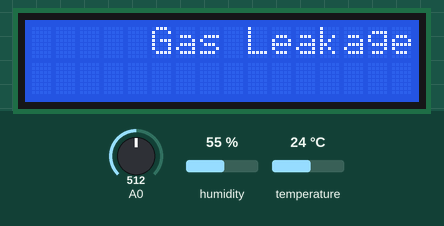
The sketch below on a simulated Arduino Uno, built with avr-gcc and run on an emulated ATmega328P. Parts: 16×2 character LCD. Inputs (shaded band) come from the test bench; at power-on: temperature 24 °C, A0 = 512, humidity 55 %. What the sketch prints to the serial monitor is not drawn.

Above: at 1.2 s.
1.3 s: temperature set to 12 °C
At 2.23 s:
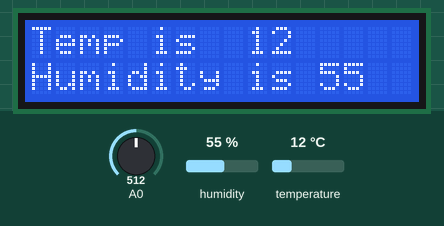
4.4 s: A0 set to 483
7.5 s: humidity set to 22 %
At 8.4 s:
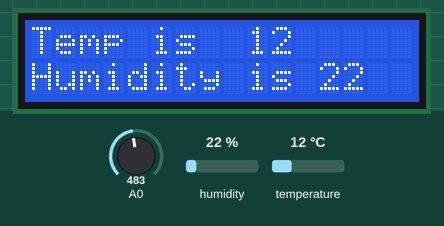
9.0 s: A0 set to 0
12.1 s: A0 set to 8
15.2 s: A0 set to 11
Timing chart, 0 to 17.7 s (numbered marks = the images above; inputs shaded):
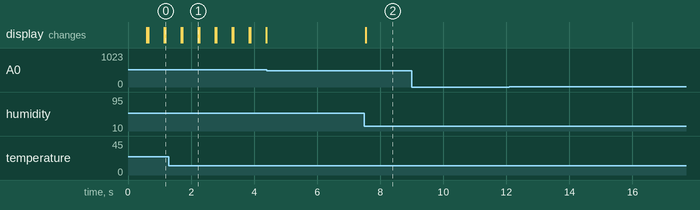

Measured:
- after the input at 1.3 s, the display: first differs from a run without the input after 0.92 s (image 1)
- after the input at 4.4 s, every drawn part: stays the same
- after the input at 7.5 s, the display: changes at once (image 2)
- after the input at 9.0 s, every drawn part: stays the same
- after the input at 12.1 s, every drawn part: stays the same
- after the input at 15.2 s, every drawn part: stays the same

The sketch:

Temp_gas.ino
```cpp
/*
   This Code written by Ahmed Shelbaya
   Founder of A.Shelbaya inc
   Main Code Function is read Temperature and hunidity using DHT11
   Display readings on LCD and Sense if any hurmfull gases on air and alarm us
*/
#include <SimpleDHT.h>
#include <LiquidCrystal.h>
LiquidCrystal lcd (2, 3, 4, 5, 6, 7);
SimpleDHT11 dht11(9); //DHTPin
int GasValue;
byte temperature = 0;
byte humidity = 0;
void setup()
{
  lcd.begin(16, 2);
  Serial.begin(9600);
}
void loop()
{


  int err = SimpleDHTErrSuccess;
  if ((err = dht11.read(&temperature, &humidity, NULL)) != SimpleDHTErrSuccess)
  {
    lcd.clear();
    lcd.setCursor(5, 0);
    lcd.print("DHT Error");
  }
  PrintTemp();
  GasValue = analogRead(A0);
  Serial.println(GasValue);

  if (GasValue > 500)
  {
    lcd.clear();
    lcd.setCursor(5, 0);
    lcd.print("Gas Leakage");
    delay(500);
    PrintTemp();
  }
  else
  {
    delay(10);
    lcd.clear();
    PrintTemp();
  }
}
void PrintTemp()
{
  lcd.clear();
  lcd.setCursor(0, 0);
  lcd.print("Temp is ");
  lcd.setCursor(9, 0);
  lcd.print(temperature);
  lcd.setCursor(0, 1);
  lcd.print("Humidity is ");
  lcd.setCursor(12, 1);
  lcd.print(humidity);
  Serial.println(temperature);
}
```
